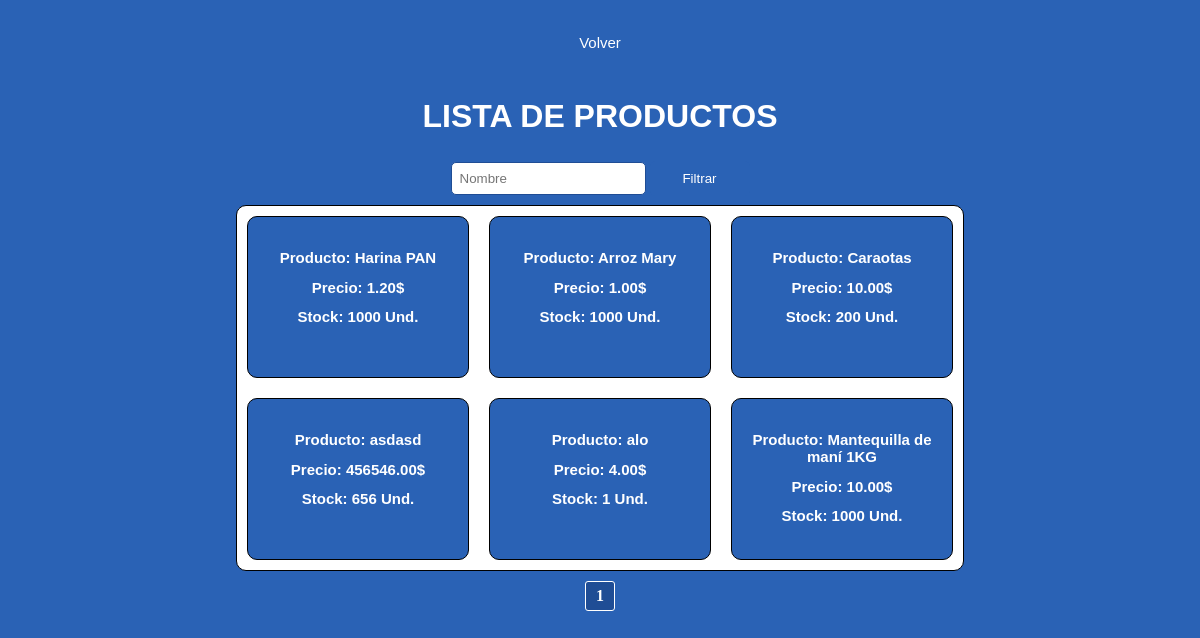
Before: /Inventario/lista_productos/ with the older database file.
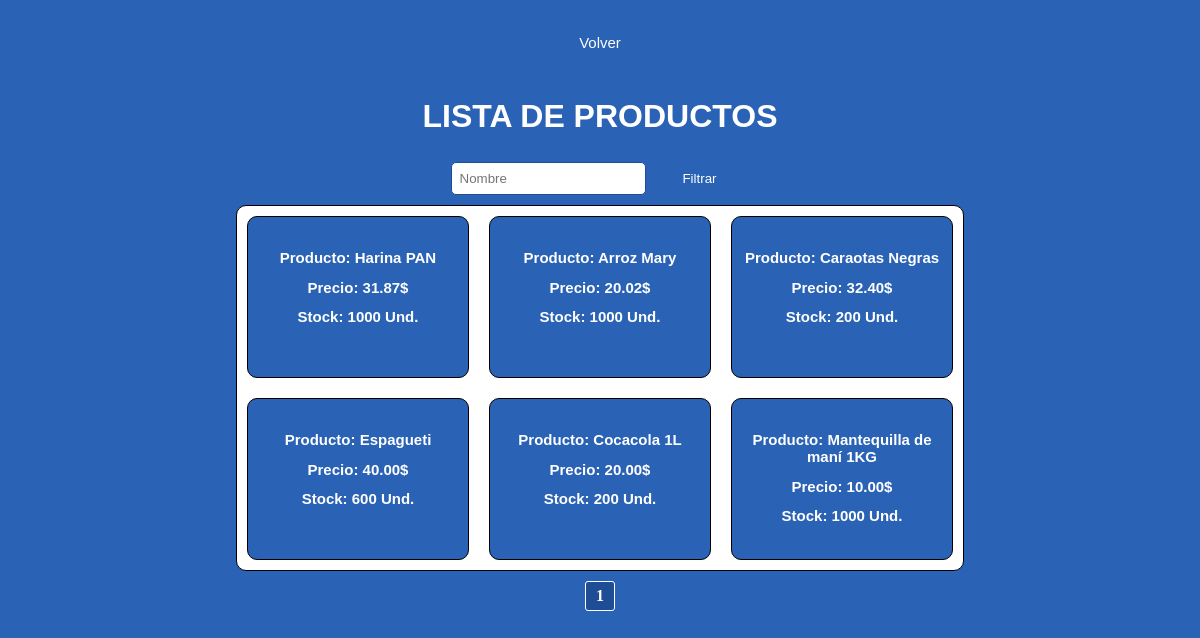
After: the same page with the newer database file.
### Inventario/models.py (models this page shows)
class Productos(models.Model):
    nombre = models.CharField(max_length=100)
    codigo = models.IntegerField(unique=True, validators=[validate_unique_name])
    precio = models.DecimalField(max_digits=10, decimal_places=2)
    stock = models.IntegerField()
    proveedor = models.CharField(max_length=100)

### Inventario/views.py (the view)
# urls.py: path('lista_productos/', views.lista_productos, name= "lista_productos"),
def lista_productos(request):
    filtro = request.GET.get('filtro')
    productos = Productos.objects.all()
    if filtro:
        productos = productos.filter(nombre__icontains=filtro)
    paginator = Paginator(productos, 6)
    page_number = request.GET.get('page')
    page_obj = paginator.get_page(page_number)
    return render(request, 'Inventario/lista_productos.html', {'page_obj': page_obj, 'filtro': filtro})

### Inventario/templates/Inventario/lista_productos.html (shortened to what this page needs)
{% load static %}
<!DOCTYPE html>
<html lang="es">
<head>
    <link rel="stylesheet" type="text/css" href="{% static 'css/lista_productos.css' %}">
</head>
<body>
    <div class="navegacion">
        <nav>
            <ul>
                <li><a href="{% url 'index_inventario' %}">Volver</a></li>
            </ul>
        </nav>
    </div>
    <h1>LISTA DE PRODUCTOS</h1>
    <form method="get" action="{% url 'lista_productos' %}">
        <input type="text" name="filtro" id="filtro" value="{{ request.GET.filtro }}" placeholder="Nombre">
        <button type="submit" value="Filtrar">Filtrar</button>
    </form>
    <div class="container">
        {% for producto in page_obj %}
            <div class="item">
                <h2>Producto: {{ producto.nombre }}</h2>
                <h2>Precio: {{ producto.precio }}$</h2>
                <h2>Stock: {{ producto.stock }} Und.</h2>
            </div>
        {% empty %}
            {% if request.GET.filtro %}
                <p>No se encontraron productos con el filtro "{{ request.GET.filtro }}".</p>
            {% else %}
                <p>No se encontraron productos.</p>
            {% endif %}
        {% endfor %}
    </div>
    <div class="pagination">
        <span class="current-page">{{ page_obj.number }}</span>
    </div>
</body>
</html>

Changed rows visible on the page:
changed Productos "Harina PAN": precio "1.20" → "31.87"
changed Productos "Arroz Mary": precio "1.00" → "20.02"
changed Productos: nombre "Caraotas" → "Caraotas Negras"; precio "10.00" → "32.40"
changed Productos: nombre "asdasd" → "Espagueti"; precio "456546.00" → "40.00"; stock "656" → "600"
changed Productos: nombre "alo" → "Cocacola 1L"; precio "4.00" → "20.00"; stock "1" → "200"
